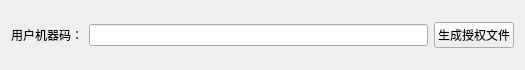
<?xml version="1.0" encoding="UTF-8"?>
<ui version="4.0">
 <class>shouquanClass</class>
 <widget class="QWidget" name="shouquanClass">
  <property name="geometry">
   <rect>
    <x>0</x>
    <y>0</y>
    <width>525</width>
    <height>70</height>
   </rect>
  </property>
  <property name="windowTitle">
   <string>输入用户的机器码，生成授权文件wx.key，放入用户程序目录即可完成授权</string>
  </property>
  <layout class="QHBoxLayout" name="horizontalLayout">
   <item>
    <widget class="QLabel" name="label">
     <property name="text">
      <string>用户机器码：</string>
     </property>
    </widget>
   </item>
   <item>
    <widget class="QLineEdit" name="lineEdit"/>
   </item>
   <item>
    <widget class="QPushButton" name="pushButton">
     <property name="text">
      <string>生成授权文件</string>
     </property>
    </widget>
   </item>
  </layout>
 </widget>
 <layoutdefault spacing="6" margin="11"/>
 <resources>
  <include location="shouquan.qrc"/>
 </resources>
 <connections>
  <connection>
   <sender>pushButton</sender>
   <signal>clicked()</signal>
   <receiver>shouquanClass</receiver>
   <slot>onclick()</slot>
   <hints>
    <hint type="sourcelabel">
     <x>471</x>
     <y>42</y>
    </hint>
    <hint type="destinationlabel">
     <x>500</x>
     <y>169</y>
    </hint>
   </hints>
  </connection>
 </connections>
 <slots>
  <slot>onclick()</slot>
 </slots>
</ui>
